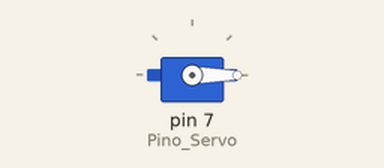
Recording of a sketch running on a simulated Arduino Uno, built with avr-gcc and run on an emulated ATmega328P. On the bench: servo.

Above: at 0.05 s.
At 1.5 s:
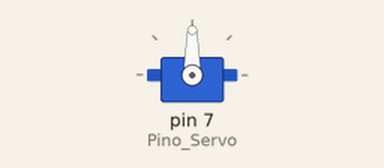
At 3.0 s:
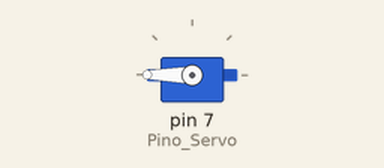
Timing chart, 0 to 6.9 s (numbered marks = the images above):
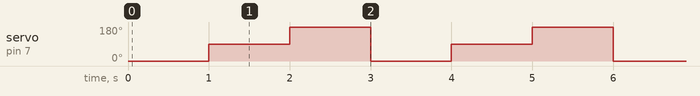

The sketch:

Servo_Motor.ino
```cpp
/************************************************************/
/* Aula 16 - Servo Motor                                    */
/* Programação do servo motor.                              */
/* Ao transferir o código abaixo para seu Arduino, o Servo  */
/* Motor será controlado, permanecendo por 1 segundo em três*/
/* posições (0º, 90º e 180º).                               */
/************************************************************/
/* Inclui a bliblioteca de controle do Servo Motor.         */
#include <Servo.h>
/* Cria o objeto de controle do Servo Motor.                */
Servo meuservo;
/* Define o pino de controle para o Servo Motor.            */
#define Pino_Servo 7

void setup() {
  /* Endereça o objeto de controle ao pino definido para    */
  /* controle do Servo Motor.                               */
  meuservo.attach(Pino_Servo);
}
void loop() {
  /* Posiciona o servo para a posição 0°.                   */
  meuservo.write(0);
  /* Aguarda 1 segundo nesta posição.                       */
  delay(1000);
  /* Posiciona o servo para a posição 90°.                  */
  meuservo.write(90);
  /* Aguarda 1 segundo nesta posição.                       */
  delay(1000);
  /* Posiciona o servo para a posição 180°.                 */
  meuservo.write(180);
  /* Aguarda 1 segundo nesta posição.                       */
  delay(1000);
}
```

Measured:
- by itself, servo on pin 7 (Pino_Servo): repeats every 3.0 s: 180° 1.0 s, 0° 1.0 s, 90° 1.0 s
